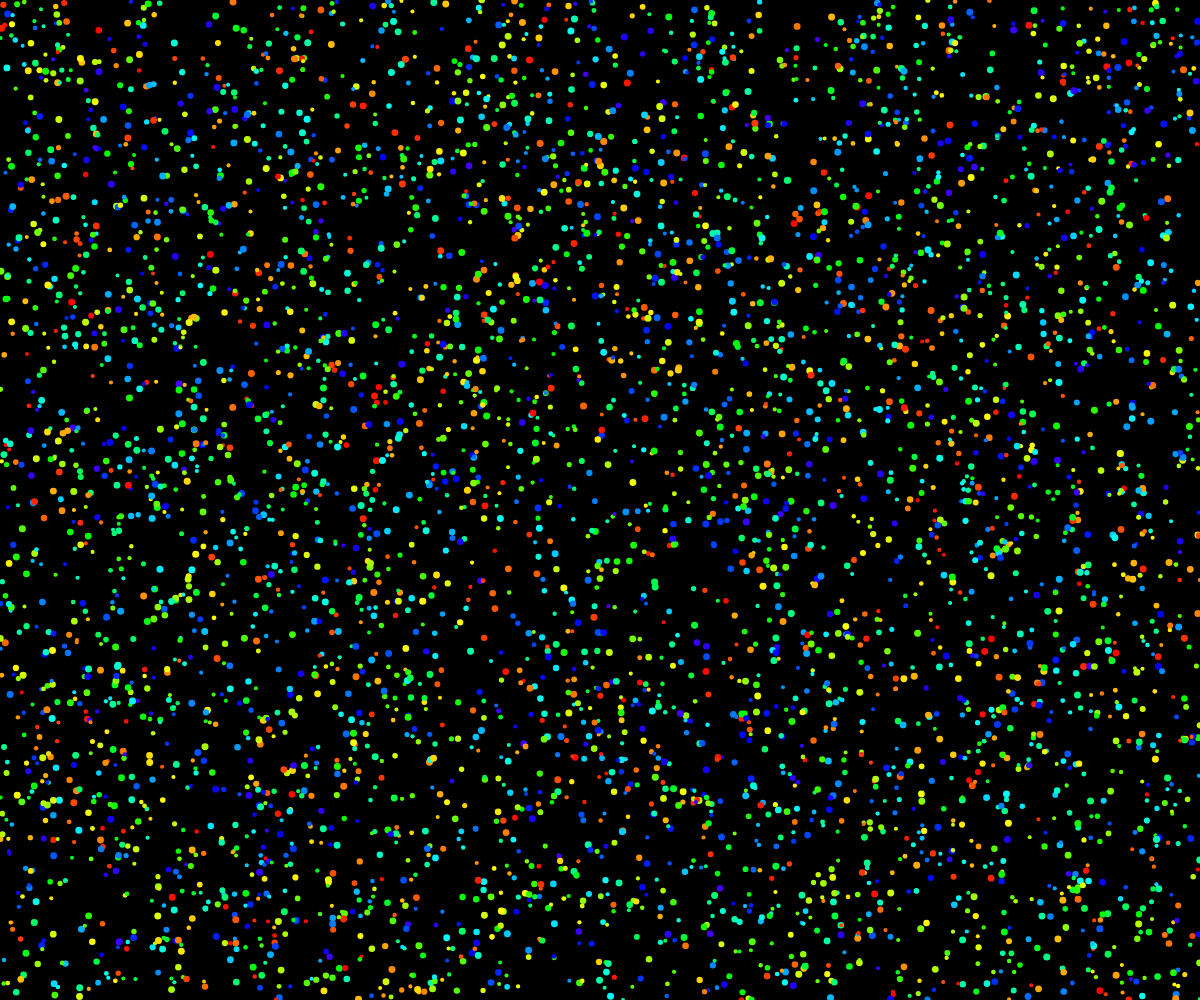
Frame 1 (no input)
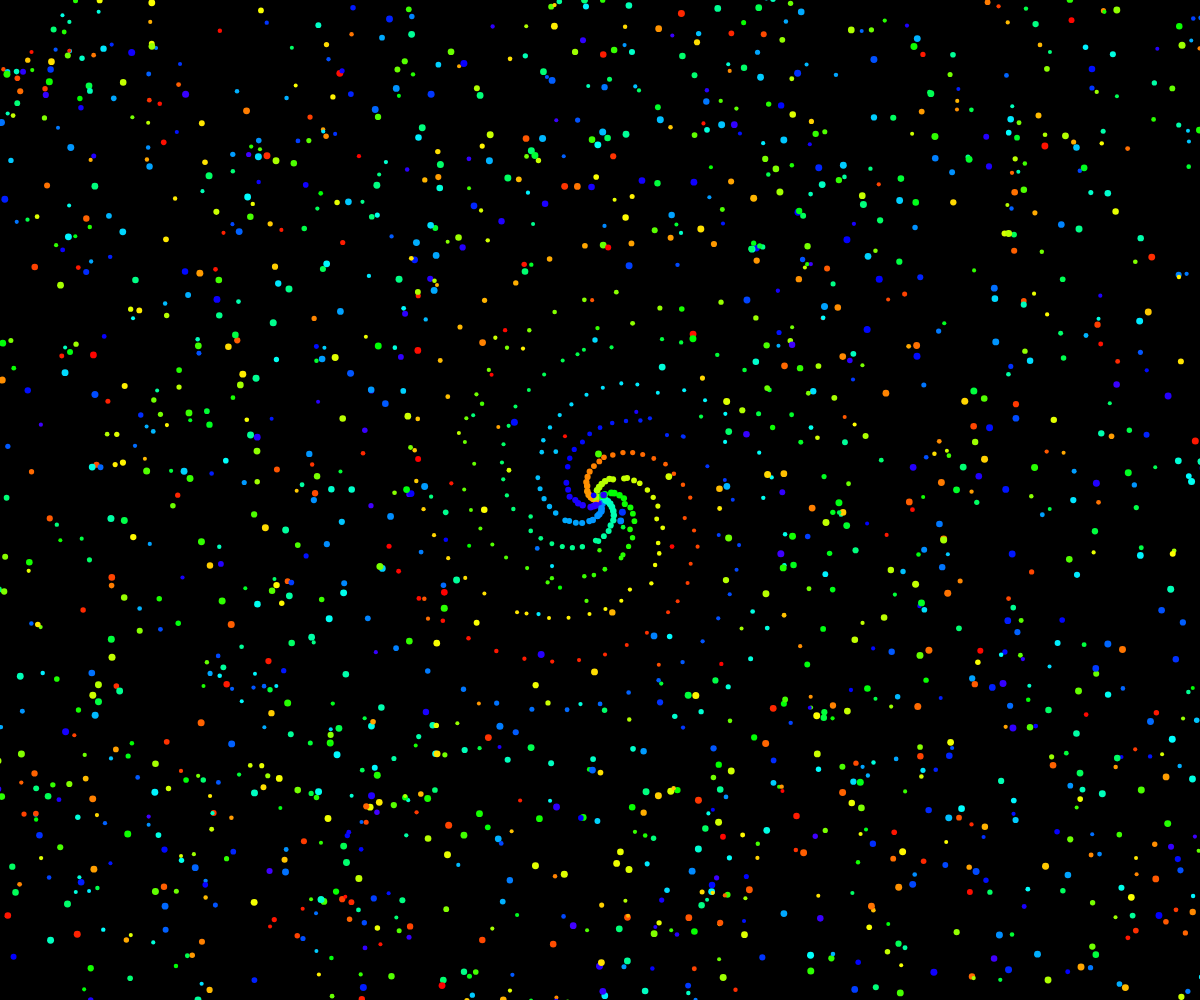
Frame 60 (no input)
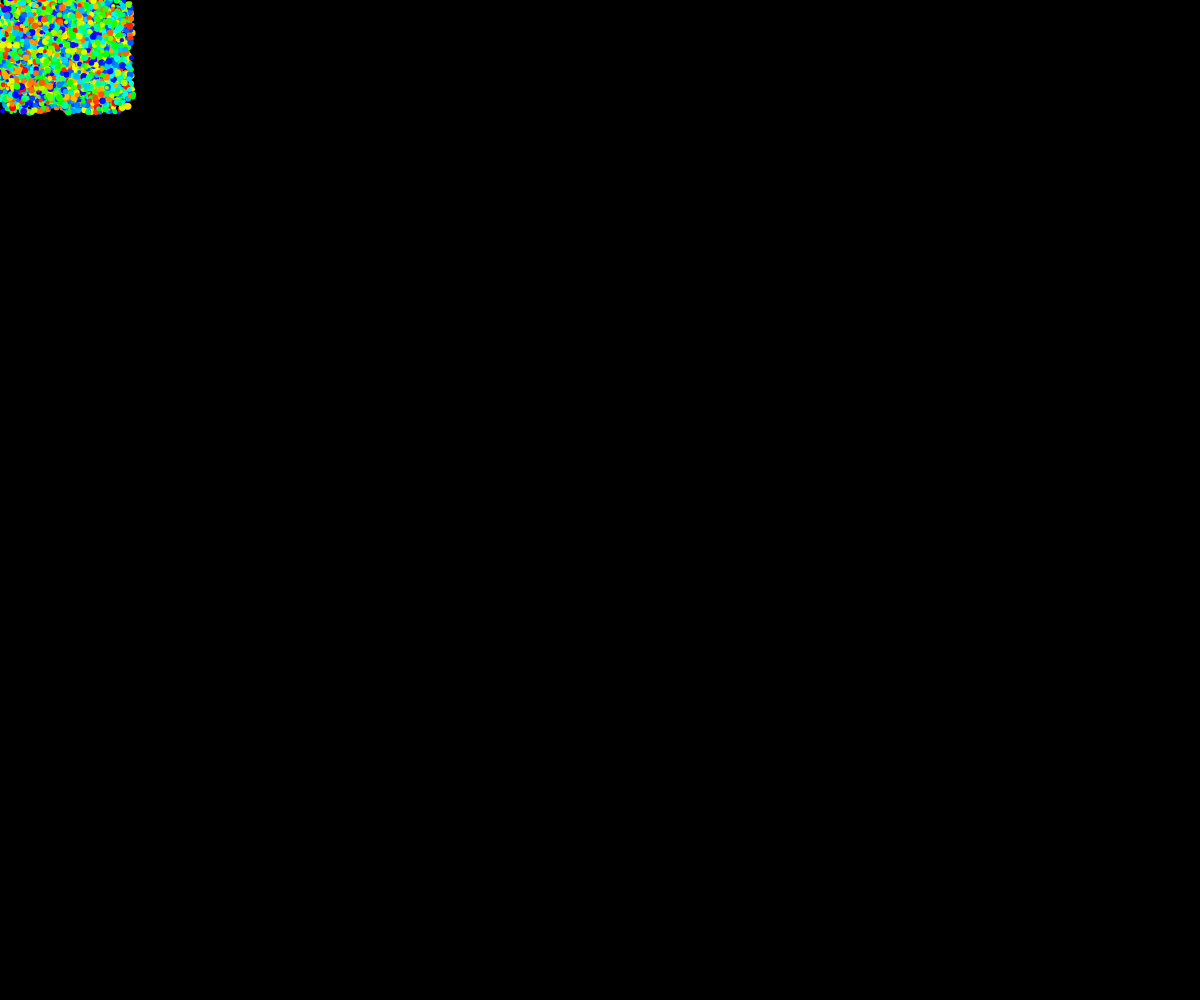
Frame 120 (the mouse pressed at the canvas centre since frame 60)

The p5.js sketch that drew these frames (run headless with seeded random() and noise() and a simulated clock; from frame 60 on, the mouse is pressed at the canvas centre):

// p5.js sketch
// ── sketch.js
var arr = [];

var n = 0;
var c = 55;
var size
var an = 298.5; //137.5
var zoom = 1000;

function setup() {
  createCanvas(windowWidth, windowHeight);
  background(0);
  colorMode(HSB);
  angleMode(DEGREES);


  for (let n = 0; n < 5000; n++) {

    var a = n * an;

    var r = c * sqrt(n) * n / zoom
    var col = a % 256;    // n* sin(n)*2/200;
    size = cos(n) * 1.5 + 2.5;
    var x = r * sin(a) + width / 2;
    var y = r * cos(a) + height / 2;

    arr.push(new Character(x, y, col, size));

  }
  // while (n < 4000) {  
  //   var a = n * an;

  //   var r = c * sqrt(n) * n / zoom
  //   var col = a % 256;    // n* sin(n)*2/200;
  //   size = cos(n) * 1.5 + 2.5;
  //   var x = r * sin(a) + width / 2;
  //   var y = r * cos(a) + height / 2;

  //   arr.push(new Character(x, y, col, size));
  //   n++;
  // }

}

function draw() {
  background(0);
  for (var i = 0; i < arr.length; i++) {
    var v = arr[i];
    v.behaviors();
    v.update();
    v.show();
  }

  if (mouseIsPressed || (keyIsPressed && key == ' ')) {
    for (var i = 0; i < arr.length; i++) {
      arr[i].pos = createVector(random(width) * 0.1, random(height) * 0.1)
    }
  }


  if (keyIsPressed) {
    if (key == '+') zoom -= 100;
    else if (key == '-') zoom += 100;
    else if (key == 'r') zoom *= -1;
    // else if (key == 'o') zoom *= -8;
    else if (key == 'o') zoom *= 20;
    console.log(zoom)



    an = 298.5;

    for (var i = 0; i < arr.length; i++) {

      an -= 0.001;
      var a = i * an;
      var r = c * sqrt(i) * i / zoom;
      var x = r * sin(a) + width / 2;
      var y = r * cos(a) + height / 2;


      arr[i].target = createVector(x, y);
    }
  }

}


function Character(x, y, col, h) {
  this.pos = createVector(random(width) * 1, random(height) * 1);
  this.acc = createVector();
  this.vel = createVector();
  this.target = createVector(x, y)
  this.maxspeed = 13;
  this.maxforce = 15;
  // this.r= random(20,255);
  //  this.g= random(20,255);
  //   this.b= random(20,255);
  this.col = col;
  this.h = h;
}

Character.prototype.behaviors = function () {
  var arrive = this.arrive(this.target);

  var mouse = createVector(mouseX, mouseY);
  var flee = this.flee(mouse);

  flee.mult(5);
  this.applyForce(flee);
  this.applyForce(arrive)

}

Character.prototype.flee = function (target) {
  var desired = p5.Vector.sub(target, this.pos);
  var d = desired.mag();

  if (d < 80) {
    desired.setMag(this.maxspeed);
    desired.mult(-1);
    var steer = p5.Vector.sub(desired, this.vel)
    steer.limit(this.maxforce)

    return steer;
  }

  else return createVector(0, 0)
}

Character.prototype.arrive = function (target) {
  var desired = p5.Vector.sub(target, this.pos);
  var d = desired.mag();
  var speed = this.maxspeed;
  if (d < 100) {
    speed = map(d, 0, 100, 0.2, this.maxspeed)
  }
  desired.setMag(speed);
  var steer = p5.Vector.sub(desired, this.vel)
  steer.limit(this.maxforce)
  return steer;
}

Character.prototype.applyForce = function (f) {
  this.acc.add(f);
}


Character.prototype.update = function () {
  this.pos.add(this.vel);
  this.vel.add(this.acc);
  this.acc.mult(0);

}

Character.prototype.show = function () {
  fill(this.col, 255, 255);
  //strokeWeight(3)
  noStroke();
  ellipse(this.pos.x, this.pos.y, this.h + 3, this.h + 3)
}
